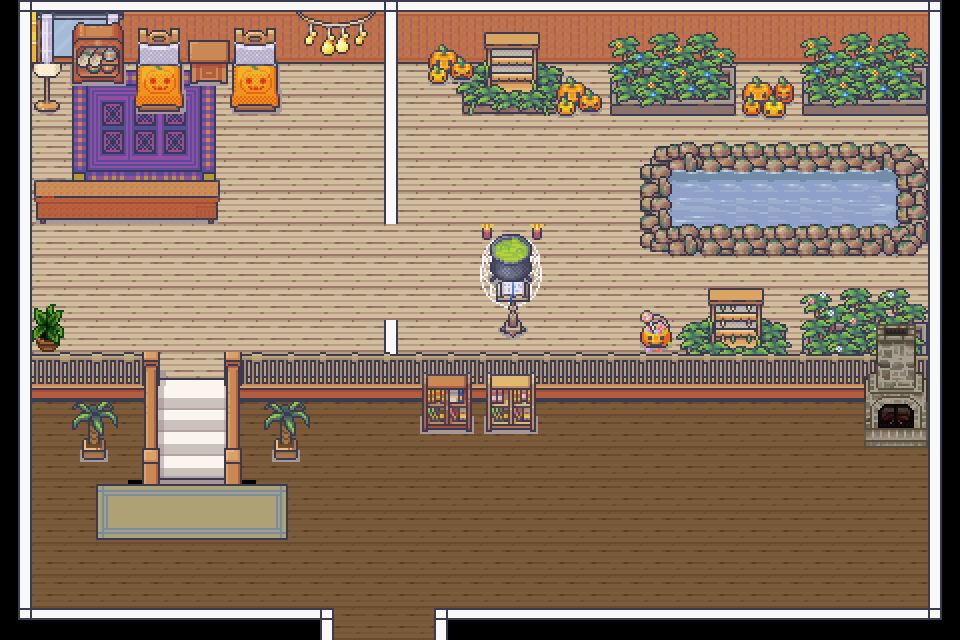

This is a level from a 2D game, rendered from its Tiled map with the project's own tilesets. A one-line summary and the map file follow, with tile-layer data summarised:
An orthogonal 30x20 tile map with 32x32 px tiles, 6 tile layers (ground, staircase, object1, wall, ...), 6 tilesets and 1 object (in witch).

<map version="1.9" tiledversion="1.9.2" orientation="orthogonal" renderorder="right-down" width="30" height="20" tilewidth="32" tileheight="32" infinite="0" nextlayerid="11" nextobjectid="3">
 <editorsettings>
  <export target="witchroom.tmj" format="json" />
 </editorsettings>
 <tileset firstgid="1" name="generic32x32" tilewidth="32" tileheight="32" tilecount="1248" columns="16">
  <image source="1_Generic_32x32.png" width="512" height="2496" />
 </tileset>
 <tileset firstgid="1249" name="logcabin32x32" tilewidth="32" tileheight="32" tilecount="216" columns="8">
  <image source="logcabin32x32.png" width="256" height="895" />
 </tileset>
 <tileset firstgid="1465" name="livingroom32x32" tilewidth="32" tileheight="32" tilecount="720" columns="16">
  <image source="2_LivingRoom_32x32.png" width="512" height="1440" />
 </tileset>
 <tileset firstgid="2185" name="grocerystore32x32" tilewidth="32" tileheight="32" tilecount="1248" columns="16">
  <image source="16_Grocery_store_32x32.png" width="512" height="2496" />
 </tileset>
 <tileset firstgid="3433" name="museum32x32" tilewidth="32" tileheight="32" tilecount="1952" columns="16">
  <image source="museum32x32.png" width="512" height="3904" />
 </tileset>
 <tileset firstgid="5385" name="halloween32x32" tilewidth="32" tileheight="32" tilecount="976" columns="16">
  <image source="halloween32x32.png" width="512" height="1952" />
 </tileset>
 <layer id="2" name="ground" width="30" height="20">
  <data>[600 cells, 536 non-empty, 6 distinct tile ids]</data>
 </layer>
 <layer id="8" name="staircase" width="30" height="20">
  <data>[600 cells, 20 non-empty, 15 distinct tile ids]</data>
 </layer>
 <layer id="5" name="object1" width="30" height="20">
  <data>[600 cells, 118 non-empty, 84 distinct tile ids]</data>
 </layer>
 <layer id="1" name="wall" width="30" height="20">
  <data>[600 cells, 135 non-empty, 16 distinct tile ids]</data>
 </layer>
 <layer id="3" name="object2" width="30" height="20">
  <data>[600 cells, 166 non-empty, 75 distinct tile ids]</data>
 </layer>
 <layer id="4" name="object3" width="30" height="20">
  <data>[600 cells, 59 non-empty, 51 distinct tile ids]</data>
 </layer>
 <objectgroup id="10" name="Object Layer 1">
  <object id="2" name="in witch" x="385.333" y="629.333">
   <point />
  </object>
 </objectgroup>
</map>
